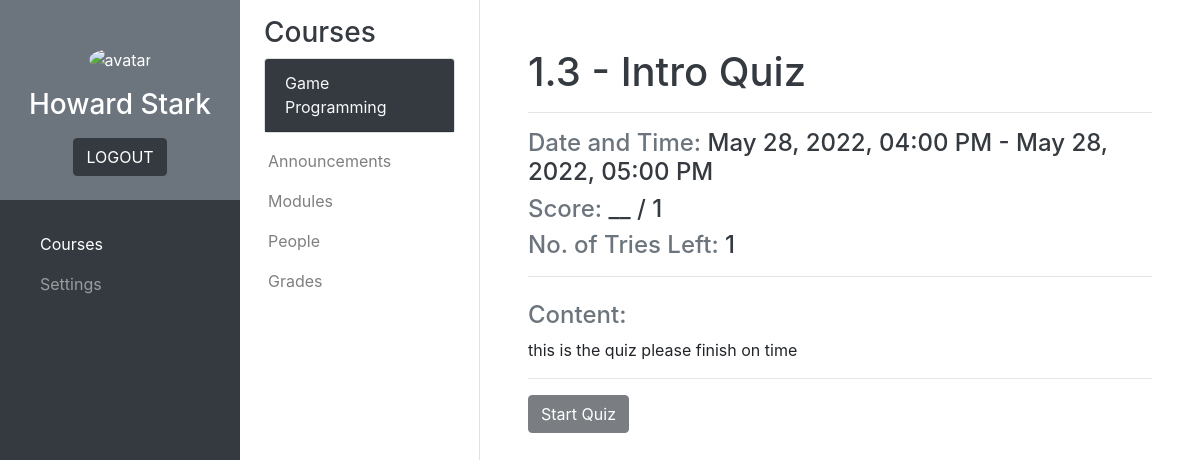
Screenshot of /courses/student/student_module_quiz_main.php?course=2&module_id=10 (signed in) with the database file from the repository.
### tables this page shows
CREATE TABLE `courses` (
  `Course_number` int(11) NOT NULL,
  `Course_name` varchar(50) NOT NULL
);

CREATE TABLE `modules_main` (
  `Module_ID` int(11) NOT NULL,
  `Course_number` int(11) NOT NULL,
  `Module_number` varchar(10) NOT NULL,
  `Module_name` varchar(50) NOT NULL,
  `Module_type` varchar(20) NOT NULL,
  `Published` tinyint(1) NOT NULL
);

CREATE TABLE `modules_quizzes_main` (
  `Module_ID` int(11) NOT NULL,
  `Content` varchar(8000) NOT NULL,
  `Points` int(11) NOT NULL,
  `Start_date` datetime NOT NULL,
  `Due_date` datetime NOT NULL,
  `No_of_tries` int(11) NOT NULL
);

### php_scripts/connect.php (called while the page is built, shortened)
<?php
    $servername = "localhost";
    $username = "root";
    $password = "";
    $db = "school_management_db";
    $conn = new mysqli($servername, $username, $password, $db);
    function sql($comm) {
        global $conn;
        $result = $conn->query($comm);
        return $result;
    }
?>

### courses/student/student_module_quiz_main.php (the view, shortened to what this page needs)
<?php
    include('../../php_scripts/connect.php');
    if (isset($_SESSION['id'])) {
        $id = $_SESSION['id'];
    }
    else {
        header("Location: ../../index.php");
    }
?>
<!DOCTYPE html>
<html lang="en">
    <head>
        <link rel="stylesheet" href="https://cdn.jsdelivr.net/npm/bootstrap@4.6.1/dist/css/bootstrap.min.css">
        <link rel="stylesheet" href="../../css/styles.css">
    </head>
    <body>
        <?php include('../courses_main_sidebar.php'); ?>
        <?php include('../courses_sub_sidebar_student.php'); ?>
        <main id="content">
            <div id="module-lesson" class="container-fluid p-5">
                <?php
                    $module_id = $_GET['module_id'];
                    $module_query = sql("SELECT Module_number, Module_name FROM modules_main WHERE Module_ID = $module_id");
                    if ($module_query->num_rows == 1) {
                        $module = $module_query->fetch_assoc();
                    }
                ?>
                <h1 class="text-dark"><?php echo $module["Module_number"] . " - " . $module["Module_name"];?></h1>
                <hr>
                <?php
                    $quiz_query = sql("SELECT Content, Points, Start_date, Due_date, No_of_tries FROM modules_quizzes_main WHERE Module_ID = $module_id");
                    if ($quiz_query->num_rows == 1) {
                        $quiz = $quiz_query->fetch_assoc();
                    }
                    $try_query = sql("SELECT Score, Submission_date, No_of_tries FROM student_modules_quizzes WHERE ID_number = '$id' AND Module_ID = $module_id");
                    if ($try_query->num_rows > 0) {
                        $try = $try_query->fetch_assoc();
                        $tried = true;
                        $tries_left = $quiz['No_of_tries'] - $try['No_of_tries'];
                    }
                    else {
                        $tried = false;
                        $tries_left = $quiz['No_of_tries'];
                    }
                ?>
                <div id="content-main">
                    <h4 class="text-secondary">Date and Time: <span class="text-dark"><?php echo date('M d, Y, h:i A', strtotime($quiz["Start_date"])) . " - " . date('M d, Y, h:i A', strtotime($quiz["Due_date"]));?></span></h4>
                    <h4 class="text-secondary">Score: <span class="text-dark">
                    <?php
                        if ($tried) {
                            echo $try["Score"];
                        }
                        else {
                            echo "__";
                        }
                        echo " / " . $quiz["Points"];
                    ?>
                    </span></h4>
                    <h4 class="text-secondary">No. of Tries Left: <span class="text-dark"><?php echo $tries_left;?></span></h4>
                    <hr>
                    <h4 class="text-secondary mt-4">Content:</h4>
                    <p><?php echo $quiz["Content"];?></p>
                    <hr>
                    <?php
                        $can_take = false;
                        if ($can_take) {
                            echo "<a href=\"student_module_quiz_answer_sheet.php?course=" . $_GET['course'] . "&module_id=" . $_GET['module_id'] . "\" class=\"btn btn-dark\" role=\"button\">Start Quiz</a>";
                        }
                        else {
                            echo "<button class=\"btn btn-dark\" disabled>Start Quiz</button>";
                        }
                    ?>
                    <br>
                </div>
            </div>
        </main>
    </body>
</html>

### courses/courses_sub_sidebar_student.php (shortened to what this page needs)
<?php
    if (!isset($_GET['course'])) {
        $courses_sb_selected_number = null;
        $courses_sb_selected_name = "No Course Selected";
    }
    else {
        $courses_sb_selected_number = $_GET['course'];
        $result = sql("SELECT Course_name FROM courses WHERE Course_number = $courses_sb_selected_number");
        if ($result->num_rows == 1) {
            $row = $result->fetch_assoc();
            $courses_sb_selected_name = $row["Course_name"];
        }
    }
?>
<div class="bg-white border-right sub-sidebar">
    <div class="container pt-3 px-4">
        <h3 class="text-dark">Courses</h3>
        <div class="card">
            <div class="card-header bg-dark">
                <a class="card-link text-light" data-toggle="collapse" href="#courseDropdownMenu"><?php echo $courses_sb_selected_name?></a>
            </div>
        </div>
    </div>
    <div class="px-1 pb-1">
        <nav class="navbar navbar-expand-lg navbar-light">
            <ul class="navbar-nav flex-column">
                <li class="nav-item"><a href="student_announcements.php?course=<?php echo $courses_sb_selected_number?>" class="nav-link<?php if ($courses_sb_selected_number == null) { echo " disabled"; }?>">Announcements</a></li>
                <li class="nav-item"><a href="student_modules.php?course=<?php echo $courses_sb_selected_number?>" class="nav-link<?php if ($courses_sb_selected_number == null) { echo " disabled"; }?>">Modules</a></li>
                <li class="nav-item"><a href="student_people.php?course=<?php echo $courses_sb_selected_number?>" class="nav-link<?php if ($courses_sb_selected_number == null) { echo " disabled"; }?>">People</a></li>
                <li class="nav-item"><a href="student_grades.php?course=<?php echo $courses_sb_selected_number?>" class="nav-link<?php if ($courses_sb_selected_number == null) { echo " disabled"; }?>">Grades</a></li>
            </ul>
        </nav>
    </div>
</div>

### css/styles.css (style rules this page uses)
.sub-sidebar { position: fixed; top: 0; left: 240px; width: 240px; height: 100vh; }
main { margin-left: 480px; }

### rows the page displays
courses: Course_name "Game Programming"
modules_main: Module_number "1.3", Module_name "Intro Quiz"
modules_quizzes_main: Start_date "May 28, 2022, 04:00 PM", Due_date "May 28, 2022, 05:00 PM", Points "1", No_of_tries "1", Content "this is the quiz please finish on time"

### other values shown
$_SESSION['first_name'] "Howard"
$_SESSION['family_name'] "Stark"
